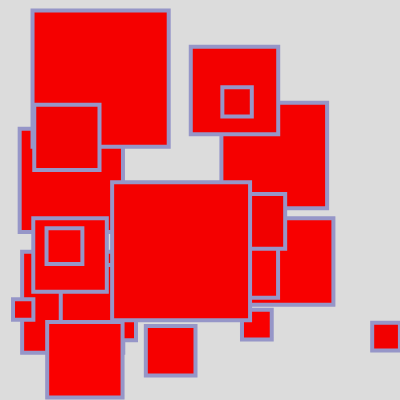
Frame 1 (no input)
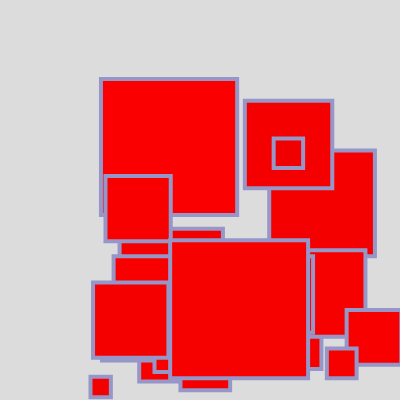
Frame 60 (no input)
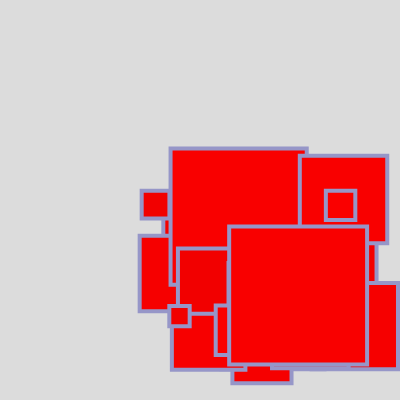
Frame 120 (the mouse pressed at the canvas centre since frame 60)

The p5.js sketch that drew these frames (run headless with seeded random() and noise() and a simulated clock; from frame 60 on, the mouse is pressed at the canvas centre):

// p5.js sketch
// ── sketch.js
// W6.2-3 Bouncing squares with color array in class function via jht
// https://editor.p5js.org/jht1493/sketches/4daMsRtE1
// https://editor.p5js.org/benjamin.bergery/sketches/9uHOOvXT1
// Added colorIt function to class

// QUESTION grays work, how do I get colors to work? line 39

let bsquares = [];

function setup() {
  createCanvas(400, 400);

  for (let indy = 0; indy < 22; indy++) {
    let bradius = random(10, 70);
    let bspeed = random(0.5, 2);
    let xstart = random(bradius, width - bradius);
    let ystart = random(bradius, height - bradius);
    bsquares[indy] = new Bsquare(xstart, ystart, bradius, bspeed);
  }
}

function draw() {
  background(220);

  // for each (item of array)
  // run classInstance.classFunction()

  for (let bsquare of bsquares) {
    bsquare.bounceRandom();
  }
}

/*** CLASS ***/

class Bsquare {
  constructor(x, y, r, bsp) {
    /*** new property ***/
    this.color = random(128, 255);

    // this.color = [random(200,250),200,0];
    // NO WORKY

    this.x = x;
    this.y = y;
    this.r = r;
    this.xsp = bsp; // xspeed
    this.ysp = bsp; // yspeed
  }

  bounceRandom() {
    this.move();
    // do fill before showing
    this.colorIt();
    this.show();
  }

  /*** new function inside class ***/

  colorIt() {
    this.color = [random(240,250),0,0];
    fill(this.color);
  }

  // display ball
  show() {
    stroke(150, 150, 200);
    strokeWeight(4);
    //  noFill();
    rect(this.x - this.r, this.y - this.r, this.r * 2);
  }

  // move and bounce ball
  move() {
    // move ball
    this.x = this.x + this.xsp;
    this.y = this.y + this.ysp;

    // bounce x
    if (this.x >= width - this.r || this.x <= 0 + this.r) {
      this.xsp = -this.xsp;
    }

    // bounce y
    if (this.y >= height - this.r || this.y <= 0 + this.r) {
      this.ysp = -this.ysp;
    }
  }
}

let poemLines = [
  "Like a kettle",
  "Percolate",
  "Like a dagger",
  "Perforate",
  "Like a doctor",
  "Resuscitate",
  "Like a stream",
  "Irrigate",
  "Like a vitamin",
  "Invigorate",
  "Like an idea",
  "Rehabilitate",
  "Like a gong",
  "Resonate",
  "Like a mime",
  "Imitate",
  "Like an author",
  "Dedicate",
  "Like a cow",
  "Lactate",
  "Like a gong",
  "Resonate",
  "Like a song",
  "Celebrate",
];
/*******************************/
// based on my previous exercise https://editor.p5js.org/benjamin.bergery/sketches/WUlFUTdMe
//
//https://editor.p5js.org/benjamin.bergery/sketches/MB6gURy6E

// rect parameters needed tweeking
// to bounce correctly
//ellipse(this.x, this.y, this.r * 2);

/*** NOTES ********************/

// don't make UNNEEDED GLOBALS
// GO FOR LOCAL OR BETTER YET PRIVATE

// QUESTION grays work, how do I get colors to work? line 39
